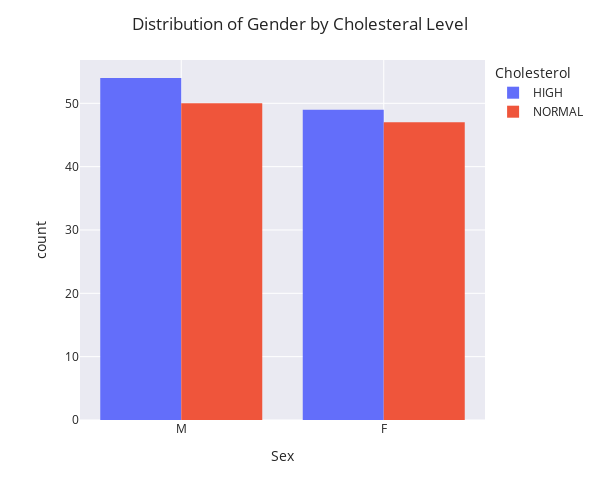

Here is the notebook cell this chart was saved with:
### Markdown cell above
Most patients have high blood pressure.

### Code cell
fig = px.histogram(drug_df, x='Sex',color='Cholesterol', height=500, width=600)
fig.update_layout(
    template="seaborn",barmode='group', xaxis={'categoryorder':'total descending'},
    title='Distribution of Gender by Cholesteral Level')
fig

### Figure 1 — Plotly figure (JSON) as saved in the notebook; plotly's stock layout.template omitted (floating-point values rounded to 4 significant figures)
{"data": [{"alignmentgroup": "True", "bingroup": "x", "hovertemplate": "Cholesterol=HIGH<br>Sex=%{x}<br>count=%{y}<extra></extra>", "legendgroup": "HIGH", "marker": {"color": "#636efa", "pattern": {"shape": ""}}, "name": "HIGH", "offsetgroup": "HIGH", "orientation": "v", "showlegend": true, "type": "histogram", "x": ["F", "M", "M", "F", "F", "F", "F", "M", "M", "F", "M", "F", "F", "M", "M", "M", "F", "F", "M", "M", "M", "M", "M", "F", "M", "F", "M", "M", "F", "F", "F", "M", "M", "F", "M", "M", "M", "F", "F", "F", "F", "M", "M", "F", "F", "M", "F", "M", "M", "F", "M", "F", "F", "F", "F", "M", "M", "M", "M", "M", "M", "F", "F", "M", "M", "F", "M", "F", "F", "M", "F", "F", "F", "F", "M", "M", "M", "M", "M", "M", "F", "F", "M", "F", "F", "F", "F", "F", "M", "M", "F", "F", "F", "M", "M", "M", "M", "M", "M", "F", "F", "M", "M"], "xaxis": "x", "yaxis": "y"}, {"alignmentgroup": "True", "bingroup": "x", "hovertemplate": "Cholesterol=NORMAL<br>Sex=%{x}<br>count=%{y}<extra></extra>", "legendgroup": "NORMAL", "marker": {"color": "#EF553B", "pattern": {"shape": ""}}, "name": "NORMAL", "offsetgroup": "NORMAL", "orientation": "v", "showlegend": true, "type": "histogram", "x": ["M", "F", "F", "M", "F", "M", "M", "F", "F", "F", "F", "M", "F", "M", "M", "M", "F", "F", "M", "F", "F", "M", "M", "F", "F", "M", "M", "F", "M", "M", "M", "F", "M", "F", "F", "M", "M", "F", "F", "F", "F", "F", "M", "F", "M", "M", "F", "M", "M", "M", "M", "F", "M", "F", "F", "M", "F", "M", "F", "F", "M", "M", "M", "M", "M", "M", "M", "F", "M", "M", "F", "F", "F", "M", "M", "F", "M", "M", "F", "F", "M", "F", "M", "F", "M", "F", "F", "M", "M", "F", "F", "F", "F", "M", "M", "M", "F"], "xaxis": "x", "yaxis": "y"}], "layout": {"barmode": "group", "height": 500, "legend": {"title": {"text": "Cholesterol"}, "tracegroupgap": 0}, "margin": {"t": 60}, "title": {"text": "Distribution of Gender by Cholesteral Level"}, "width": 600, "xaxis": {"anchor": "y", "categoryorder": "total descending", "domain": [0, 1], "title": {"text": "Sex"}}, "yaxis": {"anchor": "x", "domain": [0, 1], "title": {"text": "count"}}}}
